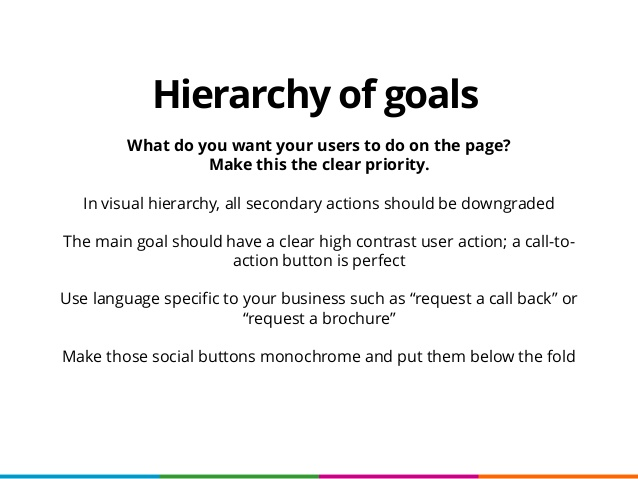
#> input picture day7-programming-assign/fresh.jpg, 638 x 479 px
$ python ps2.py
#> lines starting #> are read from the running program, lines starting #| are printed output that depends on the picture
import numpy as np
import cv2
import matplotlib.pyplot as plt
from math import *
from tftb.processing import WignerVilleDistribution as WVD
def rotate(img, angle):
#> called with angle = 5
    rows,cols = img.shape
#> rows = 479; cols = 638
    M = cv2.getRotationMatrix2D((cols/2,rows/2),angle,1)
    dst = cv2.warpAffine(img,M,(cols,rows))
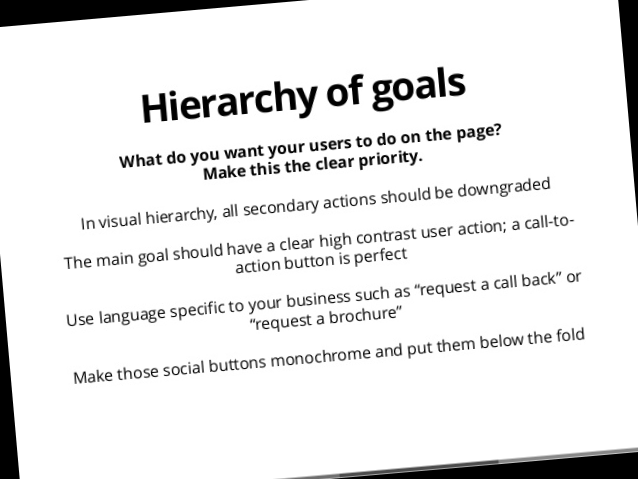
#> dst: shape (479, 638); min 0, max 255, mean 232.4
    return dst


img = cv2.imread("fresh.jpg", 0)
rot = rotate(img, 5)

temp = rot.copy()
# set of operations
angle = -6
while angle<=6:
    temp = rotate(img, angle)
    print(temp)
#> (the run stopped early here; a loop or call above may not have finished)

$ run again, with day7-programming-assign/landing.png saved as day7-programming-assign/fresh.jpg
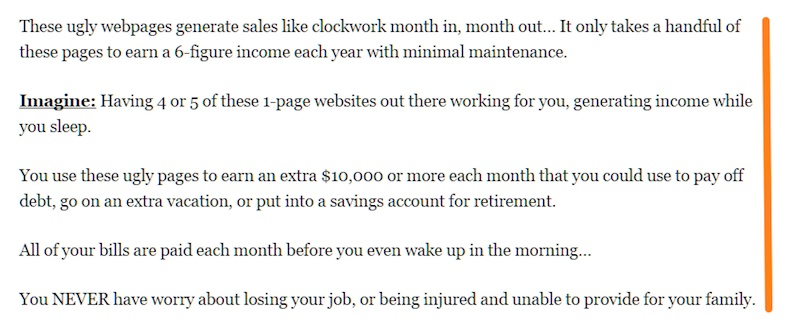
#> input picture day7-programming-assign/landing.png, 800 x 322 px
#> in rotate, `dst = cv2.warpAffine(img,M,(cols,rows))`:
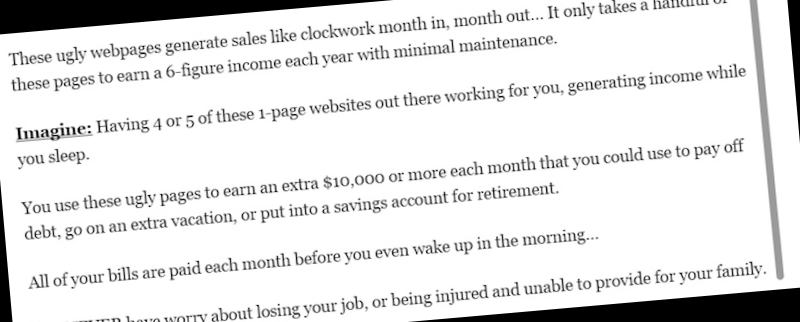
#> dst: shape (322, 800); min 0, max 255, mean 227.2
